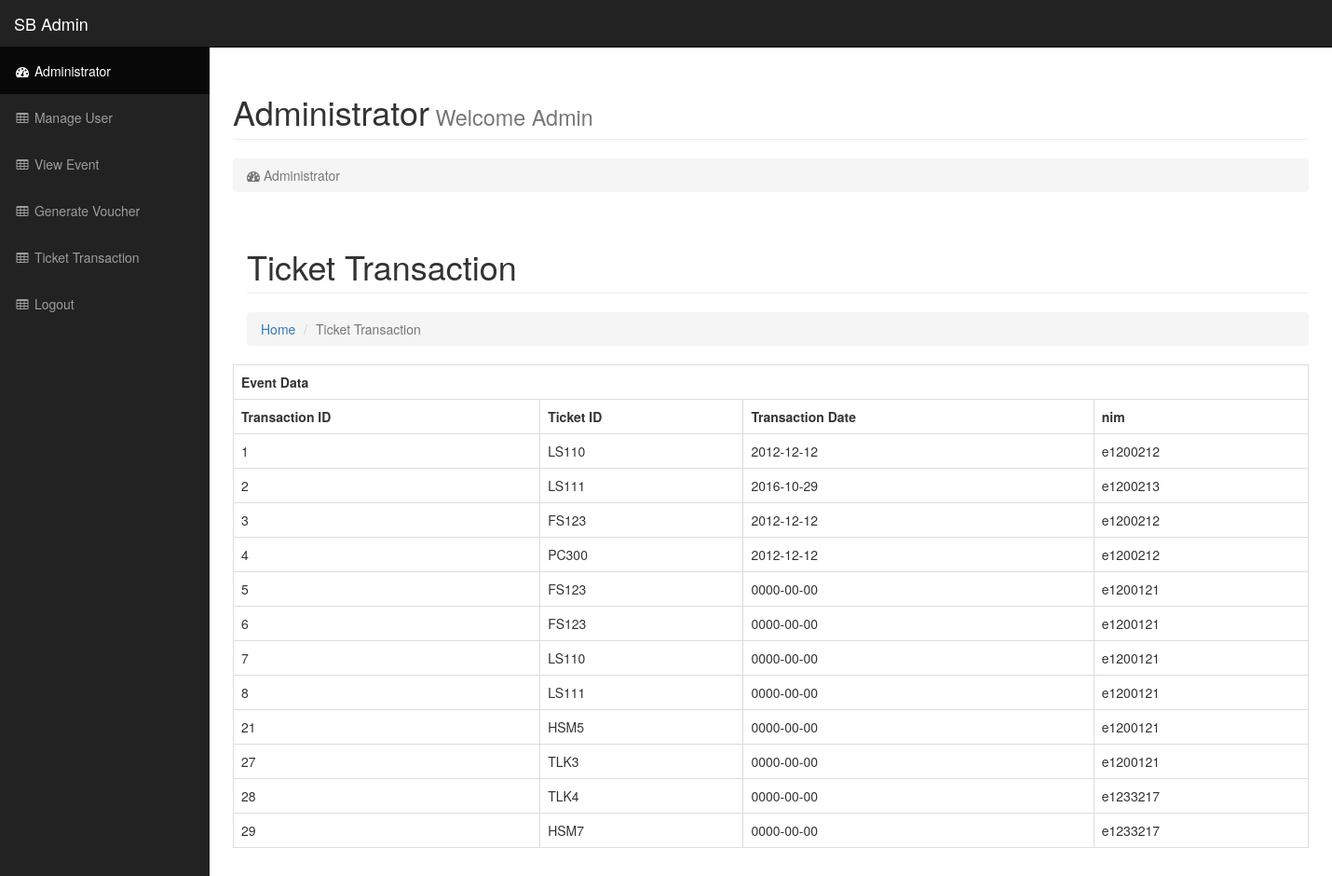
Page /admin/admin-page.php?cek=trans (signed in) on the committed database.
### tables this page shows
CREATE TABLE IF NOT EXISTS `tickettrans` (
  `transID` int(11) NOT NULL,
  `ticketID` varchar(11) NOT NULL,
  `transDate` date NOT NULL,
  `nim` varchar(50) NOT NULL,
  `eventID` varchar(11) NOT NULL
);

### classes/Database.php (called while the page is built, shortened)
<?php
class Database
{
  private static $INSTANCE = null;
  private $mysqli,
          $HOST   = 'localhost',
          $USER   = 'root',
          $PASS   = 'tjpdp0gjdaw',
          $DBNAME = 'SCEM2';
  function __construct()
  {
    $this->mysqli = new mysqli($this->HOST, $this->USER, $this->PASS, $this->DBNAME);
  }
  public static function getInstance()
  {
    if(!isset(self::$INSTANCE)){
      self::$INSTANCE = new Database();
    }
    return self::$INSTANCE;
  }
  public function select($table, $row = '*', $join = null, $where = null, $order = null, $limit = null, $and = null)
    {
        $query = 'SELECT '.$row.' FROM '.$table;
        return $this->mysqli->query($query);
    }
}
 ?>

### core/init_inside.php (called while the page is built, shortened)
<?php
$_ticket = new Ticket();
 ?>

### classes/Ticket.php (called while the page is built)
<?php
class Ticket
  {
    private $_db;
    public function __construct()
    {
      $this->_db = Database::getInstance();
    }
    public function ticketTrans_list()
    {
      return $this->_db->select('tickettrans');
    }
  }
 ?>

### admin/view-transaction.php (the view, shortened to what this page needs)
<table align="center" border="1" class="table table-bordered table-hover">
<tr>
	<th colspan="5" align="center">Event Data</th>
</tr>
<tr>
	<td><strong>Transaction ID</strong></td>
    <td><strong>Ticket ID</strong></td>
    <td><strong>Transaction Date</strong></td>
    <td><strong>nim</strong></td>
</tr>
<?php
  $ticketTransList = $_ticket->ticketTrans_list();
?>
   <div class="container">
       <div class="row">
           <div class="col-lg-12">
               <h1 class="page-header">Ticket Transaction
               </h1>
               <ol class="breadcrumb">
                   <li><a href="index.html">Home</a>
                   </li>
                   <li class="active">Ticket Transaction</li>
               </ol>
           </div>
       </div>
       <div class="row">
          <?php
              if($ticketTransList ->num_rows > 0){
                while($row = $ticketTransList->fetch_assoc()){
									echo "<tr>";
									echo "<td>".$row['transID']."</td>";
									echo "<td>".$row['ticketID']."</td>";
									echo "<td>".$row['transDate']."</td>";
									echo "<td>".$row['nim']."</td>";
									echo "</tr>";
									?>
          <?php
                }
              }
          ?>

### assets/css/adminCss/sb-admin.css (style rules this page uses)
body { margin-top: 100px; background-color: #222; }
@media (min-width:768px) { body { margin-top: 50px; } }

### rows in the picture
tickettrans: transID "1", ticketID "LS110", transDate "2012-12-12", nim "e1200212"
tickettrans: transID "2", ticketID "LS111", transDate "2016-10-29", nim "e1200213"
tickettrans: transID "3", ticketID "FS123", transDate "2012-12-12", nim "e1200212"
tickettrans: transID "4", ticketID "PC300", transDate "2012-12-12", nim "e1200212"
tickettrans: transID "5", ticketID "FS123", transDate "0000-00-00", nim "e1200121"
tickettrans: transID "6", ticketID "FS123", transDate "0000-00-00", nim "e1200121"
tickettrans: transID "7", ticketID "LS110", transDate "0000-00-00", nim "e1200121"
tickettrans: transID "8", ticketID "LS111", transDate "0000-00-00", nim "e1200121"
tickettrans: transID "21", ticketID "HSM5", transDate "0000-00-00", nim "e1200121"
tickettrans: transID "27", ticketID "TLK3", transDate "0000-00-00", nim "e1200121"
tickettrans: transID "28", ticketID "TLK4", transDate "0000-00-00", nim "e1233217"
tickettrans: transID "29", ticketID "HSM7", transDate "0000-00-00", nim "e1233217"
